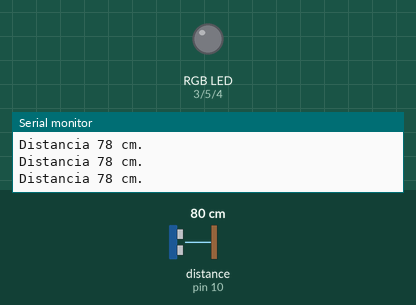
Simulated run of this sketch. Board: Arduino Uno, built with avr-gcc and run on an emulated ATmega328P. Parts: an RGB LED mixed from three pins (HIGH = lit), the last lines printed to the serial monitor. Wiring (inferred from the names in the program): ultrasonic range finder: trigger pin 9; echo pin 10. The test bench sets the inputs (shaded band); at power-on: distance to the obstacle (sensor on pin 10) 80 cm. The echo pulse lasts 58.3 µs per cm; pins used as bus, display or sensor lines are not drawn.

Above: at 1.2 s.
1.3 s: distance to the obstacle (sensor on pin 10) set to 56 cm
4.3 s: distance to the obstacle (sensor on pin 10) set to 47 cm
At 5.8 s:
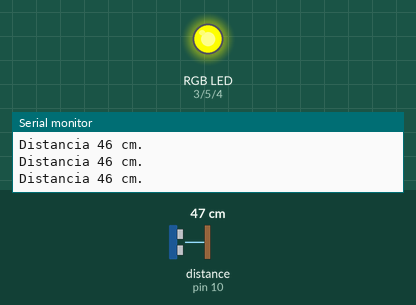
6.1 s: distance to the obstacle (sensor on pin 10) set to 23 cm
7.6 s: distance to the obstacle (sensor on pin 10) set to 19 cm
At 8.8 s:
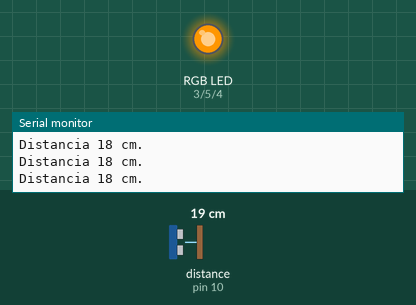
9.3 s: distance to the obstacle (sensor on pin 10) set to 12 cm
10.8 s: distance to the obstacle (sensor on pin 10) set to 9 cm
At 12.1 s:
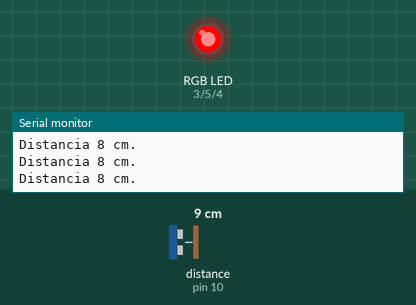
Timing chart, 0 to 13.5 s (numbered marks = the images above; inputs shaded):
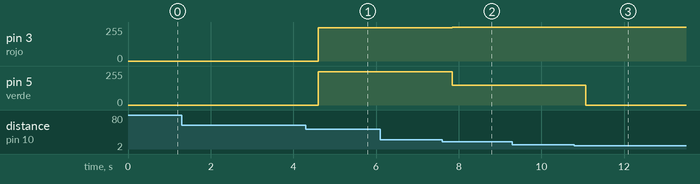

Measured:
- the behaviour switches between 51 and 50 cm on distance to the obstacle (sensor on pin 10) (found by bisection; images 0 and 1)
- the behaviour switches between 21 and 20 cm on distance to the obstacle (sensor on pin 10) (found by bisection; images 1 and 2)
- the behaviour switches between 11 and 10 cm on distance to the obstacle (sensor on pin 10) (found by bisection; images 2 and 3)
- after the input at 4.3 s, pin 3 (rojo), pin 5 (verde): 0/255 → 250/255 after 0.30 s
- after the input at 7.6 s, pin 3 (rojo): 250/255 → 255/255 after 0.25 s; pin 5 (verde): 250/255 → 150/255 after 0.25 s
- after the input at 10.8 s, pin 5 (verde): 150/255 → 0/255 after 0.27 s

The sketch:

Ej10_sensorUltrasonico_cambiarColorRGB.ino
```cpp
#define rojo 3
#define azul 4
#define verde 5
#define trig 9
#define echo 10
long duracion, distancia;

void setup()
{
  Serial.begin(9600);
  pinMode(rojo, OUTPUT);
  pinMode(verde, OUTPUT);
  pinMode(azul, OUTPUT);
  pinMode(trig, OUTPUT);
  pinMode(echo, INPUT);
}

void loop()
{
  digitalWrite(trig, HIGH);
  delayMicroseconds(10);
  digitalWrite(trig, LOW);

  duracion = pulseIn(echo, HIGH);

  // calcula la DISTANCIA
  distancia = (duracion*0.034/2);
  Serial.print("Distancia ");
  Serial.print(distancia);
  Serial.println(" cm.");
  delay(100);

  //Cuestiono la distancia:
  if (distancia < 10){
    analogWrite(rojo, 255);//A menos de 10 cm rojo.
    analogWrite(verde, LOW);
    analogWrite(azul, LOW);
    delay(100);
  }
  else if (distancia < 20){
    analogWrite(rojo, 255);//A menos de 20 naranja.
    analogWrite(verde, 150);
    analogWrite(azul, 40);
    delay(100);
  }
  else if (distancia < 50){
    analogWrite(rojo, 250);//A menos de 50 Amarillo.
    analogWrite(verde, 250);
    analogWrite(azul, LOW);
    delay(100);
  }
  else{
    analogWrite(rojo, LOW);//A mas de 50, Apagado.
    analogWrite(verde, LOW);
    analogWrite(azul, LOW);
    delay(100);
  }
}
```
